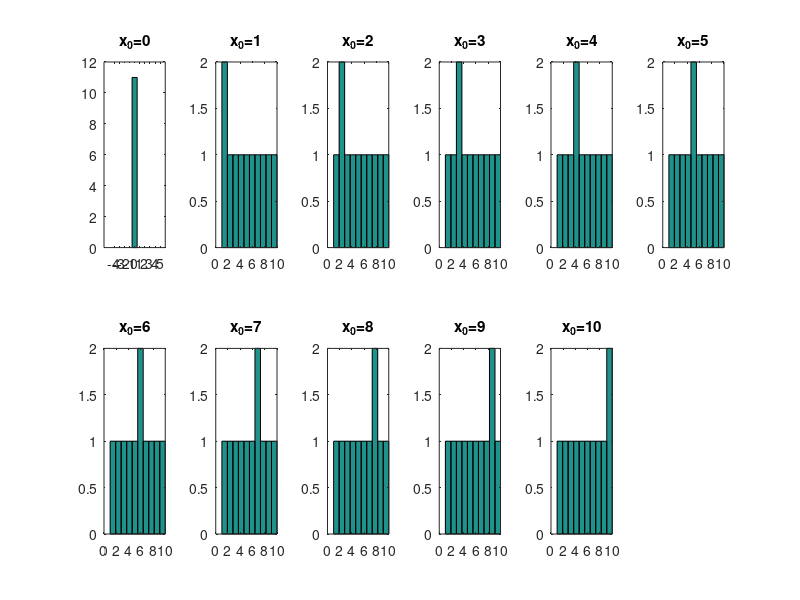

Source code (MATLAB): (Note: this script raises an error after producing the figure.)
a = 6; b = 0; m = 11;
x1 = zeros(11, 11);
x2 = x1;

for i = 0:10
    x1(i+1, 1) = i;
    for j = 1:10
        x1(i+1, j+1) = mod(a*x1(i+1, j)+b, m);
    end
end

a = 3;

for i = 0:10
    x2(i+1, 1) = i;
    for j = 1:10
        x2(i+1, j+1) = mod(a*x2(i+1, j)+b, m);
    end
end
%print the sequences with first entry of each row denoting the seed for
%that sequence

x1

x2

%plotting no of times each value in the sequence repeated tabularly
close all;

figure(1);
for i = 0:10
    subplot(2, 6, i+1);
    hist(x1(i+1, :));
    title(['x_0=', num2str(i)]);
end
suptitle('a=6');
figure(2);
for i = 0:10
    subplot(2, 6, i+1);
    hist(x2(i+1, :));
    title(['x_0=', num2str(i)]);
end
suptitle('a=3');